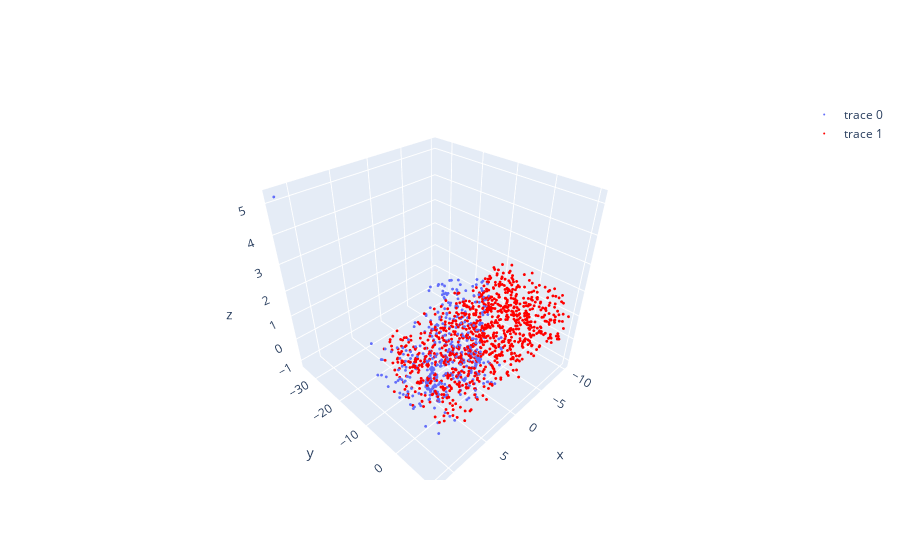

Write notebook code for a chart like this one.
### Code cell
fig = go.Figure()
world_points = vo.get_map()['points']

world_points_hom = np.hstack((world_points, np.ones((len(world_points), 1))))
C = camera.get_camera_transform()
world_points = (C @ world_points_hom.T).T
print('Number of world points: ', len(world_points))

x_coords = [point[0]*0.204 for point in world_points]
y_coords = [point[1]*0.204 for point in world_points]
z_coords = [point[2]*0.204 for point in world_points]

fig.add_trace(go.Scatter3d(x=x_coords, y=y_coords, z=z_coords, mode='markers', marker=dict(size=1)))


points = []
world_points = data.get_world()
for i in range(len(world_points)):
    landmark_position = world_points[i]['landmark_position']   
    points.append(landmark_position)

x_coords = [point[0] for point in points]
y_coords = [point[1] for point in points]
z_coords = [point[2] for point in points]

fig.add_trace(go.Scatter3d(x=x_coords, y=y_coords, z=z_coords, mode='markers', marker=dict(size=1, color='red')))



fig.show()

### Figure 1 — Plotly figure (JSON) as saved in the notebook; plotly's stock layout.template omitted (floating-point values rounded to 4 significant figures; data arrays with more than 128 entries replaced by an {"elided": "..."} marker saying what was removed)
{"data": [{"marker": {"size": 1}, "mode": "markers", "type": "scatter3d", "x": {"elided": "490 float values"}, "y": {"elided": "490 float values"}, "z": {"elided": "490 float values"}}, {"marker": {"color": "red", "size": 1}, "mode": "markers", "type": "scatter3d", "x": {"elided": "1000 float values"}, "y": {"elided": "1000 float values"}, "z": {"elided": "1000 float values"}}], "layout": {}}
